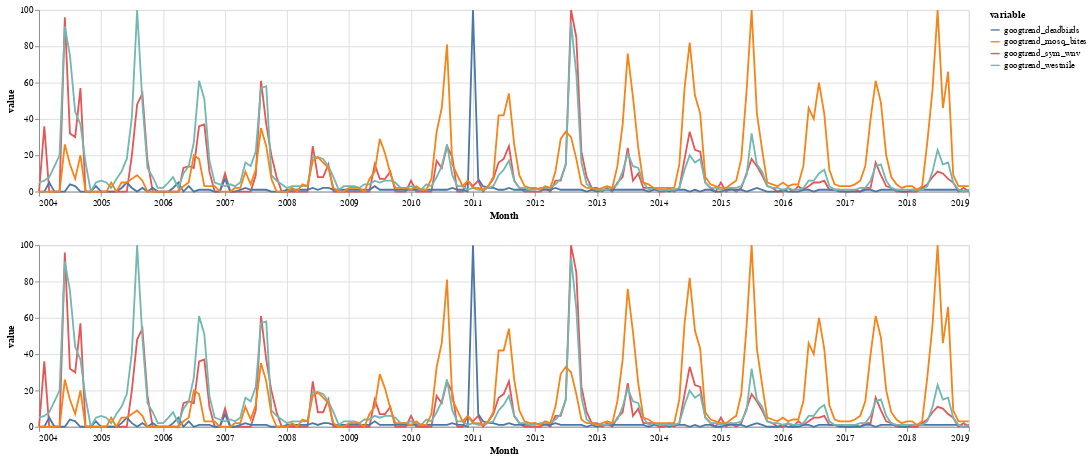

Notebook code cell kept with this figure:
### Markdown cell above
# Visualize

### Code cell
brush = alt.selection_interval(encodings=['x'])
p1 = alt.Chart(trends.reset_index().melt("Month")).mark_line().encode(x="Month:T",y="value",color="variable",tooltip="value:N").\
properties(width=1024,height=200).add_selection(brush)
p2 = alt.Chart(trends.reset_index().melt("Month")).mark_line().encode(x="Month:T",y="value",color="variable",tooltip="value:N").\
transform_filter(brush).properties(width=1024,height=200)
alt.vconcat(p1,p2)

### Figure 1 — Vega-Lite specification as saved in the notebook (floating-point values rounded to 4 significant figures; data arrays with more than 128 entries replaced by an {"elided": "..."} marker saying what was removed)
{"$schema": "https://vega.github.io/schema/vega-lite/v2.6.0.json", "config": {"view": {"height": 300, "width": 400}}, "datasets": {"data-59542ac6e037097076c883f43a5688fa": {"elided": "724 records"}}, "vconcat": [{"data": {"name": "data-59542ac6e037097076c883f43a5688fa"}, "encoding": {"color": {"field": "variable", "type": "nominal"}, "tooltip": {"field": "value", "type": "nominal"}, "x": {"field": "Month", "type": "temporal"}, "y": {"field": "value", "type": "quantitative"}}, "height": 200, "mark": "line", "selection": {"selector004": {"encodings": ["x"], "mark": {"fill": "#333", "fillOpacity": 0.125, "stroke": "white"}, "on": "[mousedown, window:mouseup] > window:mousemove!", "resolve": "global", "translate": "[mousedown, window:mouseup] > window:mousemove!", "type": "interval", "zoom": "wheel!"}}, "width": 1024}, {"data": {"name": "data-59542ac6e037097076c883f43a5688fa"}, "encoding": {"color": {"field": "variable", "type": "nominal"}, "tooltip": {"field": "value", "type": "nominal"}, "x": {"field": "Month", "type": "temporal"}, "y": {"field": "value", "type": "quantitative"}}, "height": 200, "mark": "line", "transform": [{"filter": {"selection": "selector004"}}], "width": 1024}]}
